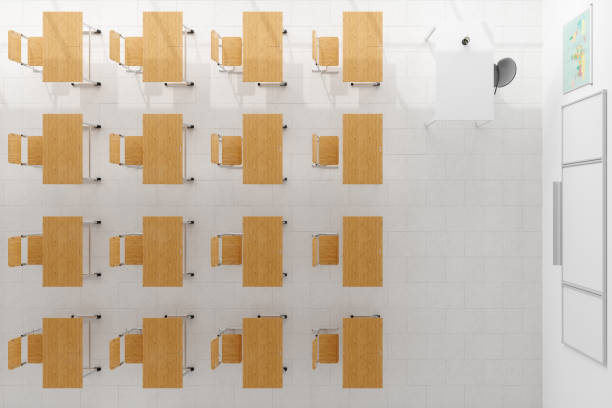
#> input picture Mapeo/Pruebas/Aula.png, 612 x 408 px, found by its file name
$ python inicio_fin.py
#> lines starting #> are read from the running program, lines starting #| are printed output that depends on the picture; after the words box and inside, x2 and y2 are one past the last pixel; in counts of white or black regions, pixels touching at a corner belong together
import cv2
import numpy as np
import matplotlib.pyplot as plt
import heapq
import time

# === Parámetros ===
robot_size_cm = 5
image_path = "aula.png"
room_size_cm = (500, 500)

# === Cargar imagen ===
img = cv2.imread(image_path)
#> img is the input picture: shape (408, 612, 3); mean B, G, R 172.1, 188.5, 201.9
if img is None:
    raise FileNotFoundError(f"No se pudo cargar la imagen en '{image_path}'")

gray = cv2.cvtColor(img, cv2.COLOR_BGR2GRAY)
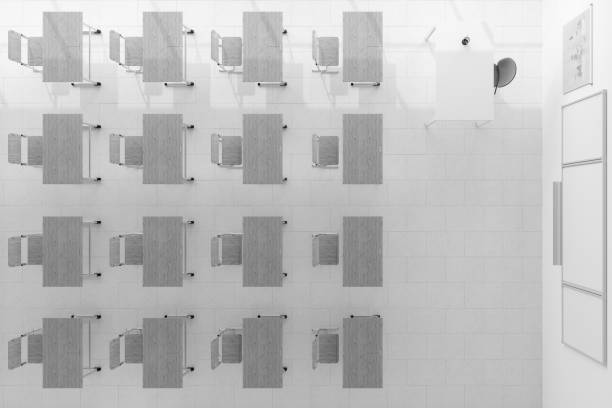
#> gray: shape (408, 612); min 2, max 255, mean 190.6
_, binary = cv2.threshold(gray, 0, 255, cv2.THRESH_BINARY + cv2.THRESH_OTSU)
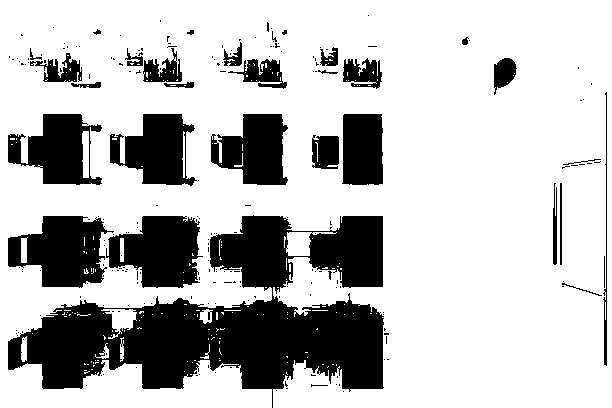
#> binary: shape (408, 612); 74.3% white; 221 black regions (192 under 20 px), largest, box (x1, y1, x2, y2) and area: (8, 215, 384, 408) 33326, (8, 216, 114, 288) 4907, (106, 216, 203, 288) 4807

# === Escalado ===
img_height, img_width = binary.shape
#> img_height = 408; img_width = 612
scale_x = room_size_cm[0] / img_width
#> scale_x = 0.817
scale_y = room_size_cm[1] / img_height
#> scale_y = 1.23
pixels_per_cell_x = int(robot_size_cm / scale_x)
#> pixels_per_cell_x = 6
pixels_per_cell_y = int(robot_size_cm / scale_y)
#> pixels_per_cell_y = 4

# === Matriz de ocupación ===
grid = []
for y in range(0, img_height, pixels_per_cell_y):
    row = []
    for x in range(0, img_width, pixels_per_cell_x):
        cell = binary[y:y+pixels_per_cell_y, x:x+pixels_per_cell_x]
        obstacle_ratio = np.sum(cell == 0) / cell.size
        row.append(1 if obstacle_ratio > 0.3 else 0)
    grid.append(row)
#> after the loop, grid = 102 items

grid = np.array(grid)
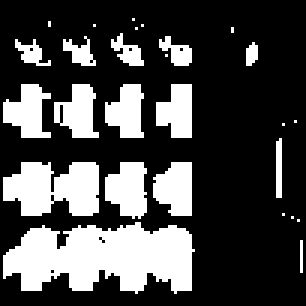
#> grid: shape (102, 102) int64 (shown 3 times larger); values 0 (black) and 1 (white), 28.2% white; 27 white regions (13 under 20 px), largest, box (x1, y1, x2, y2) and area: (1, 74, 65, 98) 1100, (1, 54, 33, 72) 444, (35, 54, 49, 73) 201

# === Selección manual de puntos ===
selected_points = []

# [15 lines left out: function on_click, not called in this run]

fig, ax = plt.subplots()
ax.imshow(grid, cmap='Greys')
plt.title("Seleccioná INICIO (clic 1) y FIN (clic 2)")
cid = fig.canvas.mpl_connect('button_press_event', on_click)
plt.show()

if len(selected_points) != 2:
#> (the run stopped early here; a loop or call above may not have finished)
